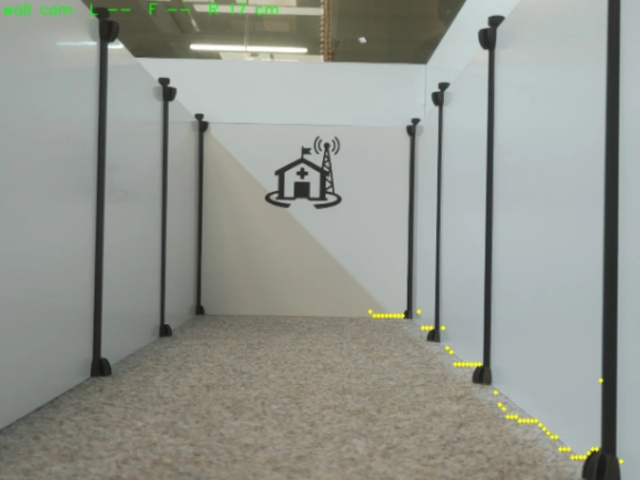
#> input picture Robot_Code/test_images/real_corridor.png, 640 x 480 px; its folder holds only this picture in this run
$ python -i marker_detector.py   (imports and definitions only)
#> lines starting #> are read from the running program, lines starting #| are printed output that depends on the picture; after the words box and inside, x2 and y2 are one past the last pixel; in counts of white or black regions, pixels touching at a corner belong together
#> further down, picture is the input picture: shape (480, 640, 3); mean B, G, R 143.8, 151.1, 147.5
"""
Wall-marker detector.

Finds rectangular black symbols on bright wall placards, flattens their
perspective, and classifies each against a library of reference templates
loaded from templates/<marker_class>/*.png -- one FOLDER per class, any
number of reference photos inside it. This mirrors the
reference_images/<class>/positive/ convention used for colour/shape
calibration elsewhere in this project, for the same reason: a single
reference photo isn't a representative sample of every angle/lighting a
live view will actually show. A live detection is compared against every
template in every class; whichever class scores the single best match
wins, the same "best-of-several-references" pattern the colour/shape
layer already uses.

No templates yet? Run capture_marker_templates.py to build the folders.

--- Edge-cleanup added ---
adaptiveThreshold alone tends to pick up small-scale noise (glare, shadow
texture, jpeg artefacting) along the marker's border, breaking what should
be one smooth rectangular edge into a jagged outline. A jagged outline has
a much longer perimeter than a clean rectangle of the same size, and
approxPolyDP's simplification tolerance scales with perimeter length --
so a noisy edge gets over-simplified and collapses to far fewer than 4
points instead of finding the 4 real corners. A Gaussian blur before
thresholding, plus a morphological "close" after, smooths the noise out
and reconnects small gaps so the contour comes out as a clean rectangle.

--- Disconnected-icon handling added ---
Some marker designs (e.g. a person icon with a separate plus-sign above
it) have real, deliberate white space between two black shapes rather
than a printed border tying them together. Thresholding sees that as two
SEPARATE blobs, not one -- so the merge kernel below is larger than the
noise-cleanup one, specifically to bridge that gap into a single
connected region. And since a merged multi-icon silhouette isn't
rectangular, this version no longer requires approxPolyDP to find exactly
4 corners (that check only made sense for a printed rectangular border).
Instead it uses cv2.minAreaRect, which finds the smallest ROTATED
rectangle that fully encloses whatever blob shape is there -- giving one
bounding box around the whole marker regardless of its internal shape.
"""

import cv2
import numpy as np
import os
import glob
from objects import DetectedObject
from config import MARKER_THRESHOLD

# Preprocessing constants
BLUR_KERNEL = (5, 5)
NOISE_CLOSE_KERNEL = np.ones((5, 5), np.uint8)     # smooths jagged edges
ICON_MERGE_KERNEL = np.ones((21, 21), np.uint8)    # bridges gaps between separate icon parts
# If your marker's icons are still coming out as separate blobs, increase
# ICON_MERGE_KERNEL's size (e.g. (31,31)); if it starts fusing DIFFERENT
# markers together when they're close in frame, decrease it instead.
MIN_FILL_RATIO = 0.15  # rejects extremely sparse/scattered blobs as noise

# Yaw tolerance: turning the marker around a VERTICAL axis (shawarma spit /
# ballet spin) is a genuinely different distortion to in-plane rotation --
# the card's face visually narrows and develops a trapezoid "keystone"
# shape as it turns away, because you're seeing less of its width but the
# same height. This synthesizes an approximate keystone warp: one vertical
# edge of the template gets pulled in toward the centre (top and bottom),
# same as what a camera actually sees when a flat card turns away on that
# side. It's a geometric approximation, not calibrated to your specific
# camera's field of view -- real reference photos at a turned angle will
# always match better than this if you have the time to add a couple, but
# this covers the gap cheaply from photos you already have.
YAW_AUGMENT_ANGLES = [-20, 20]


def _synthesize_yaw(img, yaw_deg):
    """Approximates how a flat template would look if the physical card
    were turned by yaw_deg around a vertical axis. The side turning away
    from the camera gets pulled inward (top and bottom) proportional to
    sin(yaw) -- this is the visual keystone/trapezoid effect of a flat
    surface rotating in 3D, which a plain 2D rotation cannot reproduce."""
    h, w = img.shape[:2]
    margin = int((w / 2) * abs(np.sin(np.radians(yaw_deg))))
    src = np.float32([[0, 0], [w, 0], [w, h], [0, h]])
    if yaw_deg > 0:
        # right edge turning away -- pull it inward top and bottom
        dst = np.float32([[0, 0], [w, margin], [w, h - margin], [0, h]])
    else:
        # left edge turning away
        dst = np.float32([[0, margin], [w, 0], [w, h], [0, h - margin]])
    M = cv2.getPerspectiveTransform(src, dst)
    return cv2.warpPerspective(img, M, (w, h), borderValue=255)


class MarkerDetector:
    def __init__(self, template_dir="templates"):
        self.template_dir = template_dir
        self.templates = {}   # class_name -> list of normalized grayscale template images
        self._load_templates()

    def _load_templates(self):
        """Loads every *.png/*.jpg under templates/<class_name>/, grouped by
        the folder name (the class), not the individual filename."""
        if not os.path.exists(self.template_dir):
            os.makedirs(self.template_dir, exist_ok=True)
            print(f"[marker_detector] created empty '{self.template_dir}/' -- "
                  f"run capture_marker_templates.py to add reference symbols.")
            return

        class_folders = sorted(
            d for d in glob.glob(os.path.join(self.template_dir, "*"))
            if os.path.isdir(d)
        )

        if not class_folders:
            print(f"[marker_detector] no template classes found under "
                  f"'{self.template_dir}/' -- every marker will read as "
                  f"'unknown_marker' until you add some.")
            return

        for folder in class_folders:
            class_name = os.path.basename(folder)
            paths = (glob.glob(os.path.join(folder, "*.png"))
                     + glob.glob(os.path.join(folder, "*.jpg"))
                     + glob.glob(os.path.join(folder, "*.jpeg")))

            loaded = []
            for path in paths:
                img = cv2.imread(path, cv2.IMREAD_GRAYSCALE)
                if img is not None:
                    base = cv2.resize(img, (128, 128))
                    # Equalize once here and store the result -- these
                    # templates never change after loading, so re-running
                    # equalizeHist on them every single frame (as before)
                    # was pure wasted work, and got noticeably worse once
                    # the yaw augmentation multiplied the template count.
                    loaded.append(cv2.equalizeHist(base))
                    loaded.extend(cv2.equalizeHist(_synthesize_yaw(base, a)) for a in YAW_AUGMENT_ANGLES)
                else:
                    print(f"[warning] could not read template '{path}'")

            if loaded:
                self.templates[class_name] = loaded
                n_source = len(paths)
                print(f"[marker_detector] loaded {n_source} source photo(s) -> "
                      f"{len(loaded)} template(s) (with rotation variants) for '{class_name}'")
            else:
                print(f"[warning] '{class_name}' folder has no readable images -- skipped")

    def detect(self, frame):
        gray = cv2.cvtColor(frame, cv2.COLOR_BGR2GRAY)
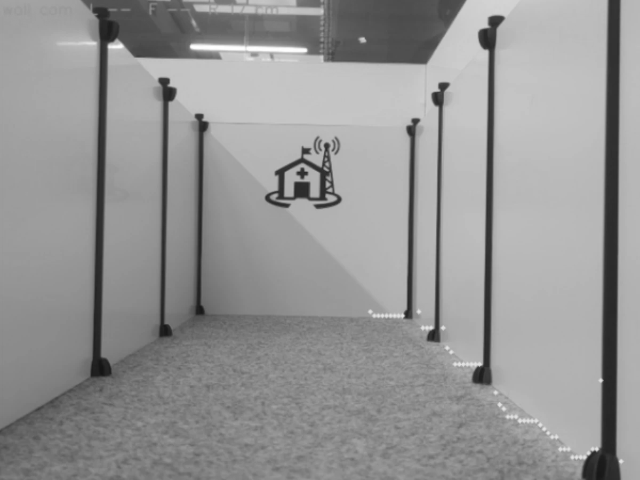
#> gray: shape (480, 640); min 19, max 255, mean 149.2

        # Smooth small-scale noise (glare specks, jpeg artefacting) before
        # thresholding, so edges come through clean instead of jagged
        blurred = cv2.GaussianBlur(gray, BLUR_KERNEL, 0)

        # Adaptive thresholding to isolate black shapes on bright white placards
        thresh = cv2.adaptiveThreshold(
            blurred, 255, cv2.ADAPTIVE_THRESH_GAUSSIAN_C,
            cv2.THRESH_BINARY_INV, 11, 2
        )
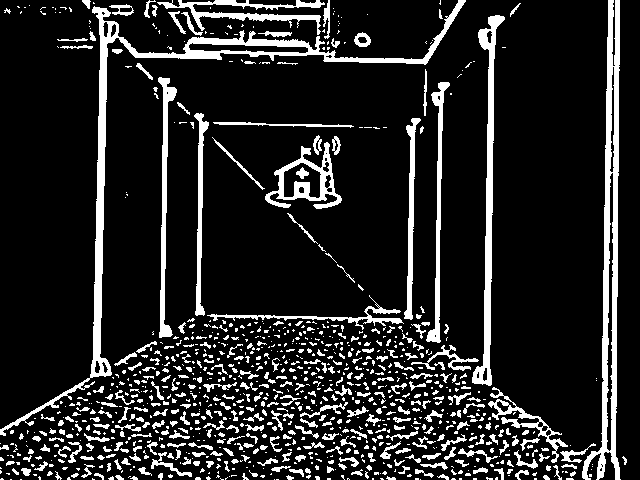
#> thresh: shape (480, 640); 14.5% white; 1011 white regions (678 under 20 px), largest, box (x1, y1, x2, y2) and area: (0, 0, 466, 436) 6661, (582, 0, 621, 480) 5471, (472, 15, 505, 386) 2796

        # First pass: fix jagged noise on individual edges
        thresh = cv2.morphologyEx(thresh, cv2.MORPH_CLOSE, NOISE_CLOSE_KERNEL)
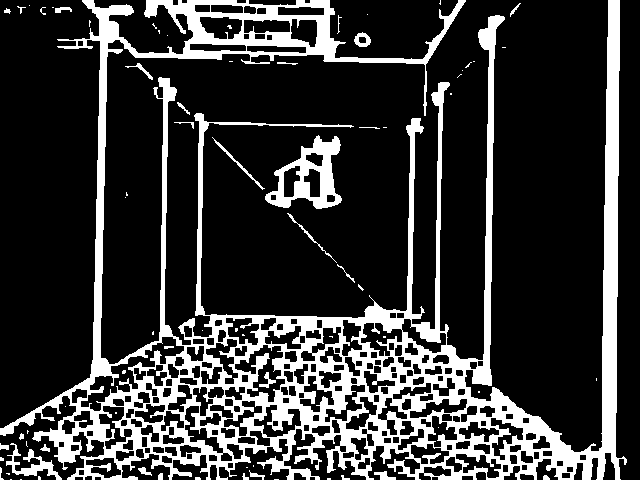
#> thresh: shape (480, 640); 21.2% white; 75 white regions (45 under 20 px), largest, box (x1, y1, x2, y2) and area: (0, 0, 627, 480) 60433, (265, 135, 342, 209) 2372, (6, 443, 62, 480) 600
        # Second pass: bridge deliberate white space between separate icon
        # parts of the same marker (e.g. a figure and a plus sign above it)
        # into one connected blob
        thresh = cv2.morphologyEx(thresh, cv2.MORPH_CLOSE, ICON_MERGE_KERNEL)
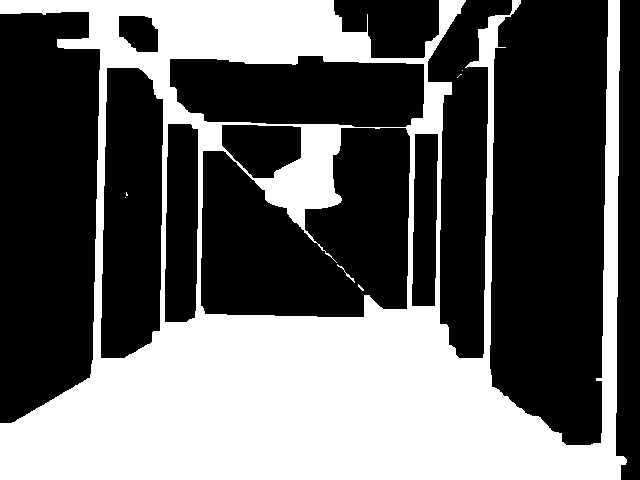
#> thresh: shape (480, 640); 38.3% white; 7 white regions (5 under 20 px)

        contours, _ = cv2.findContours(thresh, cv2.RETR_EXTERNAL, cv2.CHAIN_APPROX_SIMPLE)
#> contours = 3 contours, 2 with area under 20; largest, box (x1, y1, x2, y2) and area: (0, 0, 627, 480) 190921
        objects = []

        for c in contours:
            area = cv2.contourArea(c)
            if area < 600:  # ignore small noise regions
                continue

            # Smallest ROTATED rectangle that fully encloses this blob --
            # works for a printed border (already rectangular) AND for a
            # merged multi-icon silhouette (not rectangular on its own,
            # but this always returns a clean 4-point bounding box for it)
            rect = cv2.minAreaRect(c)
            (_, _), (rw, rh), _ = rect
            rect_area = rw * rh
            if rect_area == 0 or (area / rect_area) < MIN_FILL_RATIO:
                # blob is too sparse/scattered relative to its bounding
                # rectangle to plausibly be one marker -- likely noise
                continue

            approx = cv2.boxPoints(rect).astype(np.float32).reshape(4, 1, 2)

            roi_warped = self._warp_perspective(gray, approx)
            if roi_warped is None:
                continue

            matched_type, score = self._classify_marker(roi_warped)
            if matched_type == "unknown_marker":
                continue

            obj = DetectedObject()
            obj.type = matched_type
            # Use the bounding box of the SAME region that was actually
            # classified (the tight minAreaRect box), not the raw contour
            # -- the raw contour can be inflated/offset if the merge-close
            # step above happened to bridge the marker to something nearby
            # (a shadow, an edge, wall texture), producing a box bigger
            # than and shifted from the real marker even when the
            # classification itself was correct.
            obj.bounding_box = cv2.boundingRect(approx.astype(np.int32))
            obj.confidence = score
            objects.append(obj)
#> this loop made 3 passes
#> (area, rw, rh, rect_area, pts in _warp_perspective, s in _warp_perspective, diff in _warp_perspective) on pass 3: (190921, 479, 626, 299854, [[626, 479], [-1.47e-14, 479], [0, 0], [626, 0]], [1105, 479, 0, 626], [-147, 479, 0, -626])
#> pass 3, in detect, `roi_warped = self._warp_perspective(gray, approx)`:
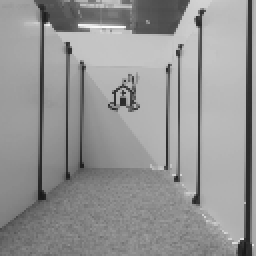
#> roi_warped: shape (128, 128) (shown 2 times larger); min 24, max 254, mean 148.6
#> after the loop, objects = []

        return objects

    def _warp_perspective(self, gray_frame, pts):
        """Flattens tilted wall placard perspective into a flat square."""
        pts = pts.reshape(4, 2)
        rect = np.zeros((4, 2), dtype="float32")

        s = pts.sum(axis=1)
        rect[0] = pts[np.argmin(s)]
        rect[2] = pts[np.argmax(s)]

        diff = np.diff(pts, axis=1)
        rect[1] = pts[np.argmin(diff)]
        rect[3] = pts[np.argmax(diff)]

        dst = np.array([
            [0, 0],
            [127, 0],
            [127, 127],
            [0, 127]
        ], dtype="float32")

        try:
            M = cv2.getPerspectiveTransform(rect, dst)
            return cv2.warpPerspective(gray_frame, M, (128, 128))
        except Exception:
            return None

    def _classify_marker(self, roi):
        """Compares the warped ROI against every template in every class,
        keeping the single best (highest) match across ALL exemplars of a
        class -- not just one reference image."""
        if not self.templates:
            return "unknown_marker", 0.0

        roi_norm = cv2.equalizeHist(roi)

        best_match = "unknown_marker"
        best_score = -1.0

        for class_name, templates in self.templates.items():
            for tmpl_norm in templates:
                # tmpl_norm is already equalized at load time -- no need to
                # redo it here every frame
                res = cv2.matchTemplate(roi_norm, tmpl_norm, cv2.TM_CCOEFF_NORMED)
                _, max_val, _, _ = cv2.minMaxLoc(res)

                if max_val > best_score:
                    best_score = max_val
                    best_match = class_name

        # Filter matches using MARKER_THRESHOLD defined in config.py
        if best_score < MARKER_THRESHOLD:
            return "unknown_marker", float(best_score)

        return best_match, float(best_score)

>>> import cv2
>>> picture = cv2.imread('Robot_Code/test_images/real_corridor.png')
>>> result = MarkerDetector().detect(picture)
#> result = []
